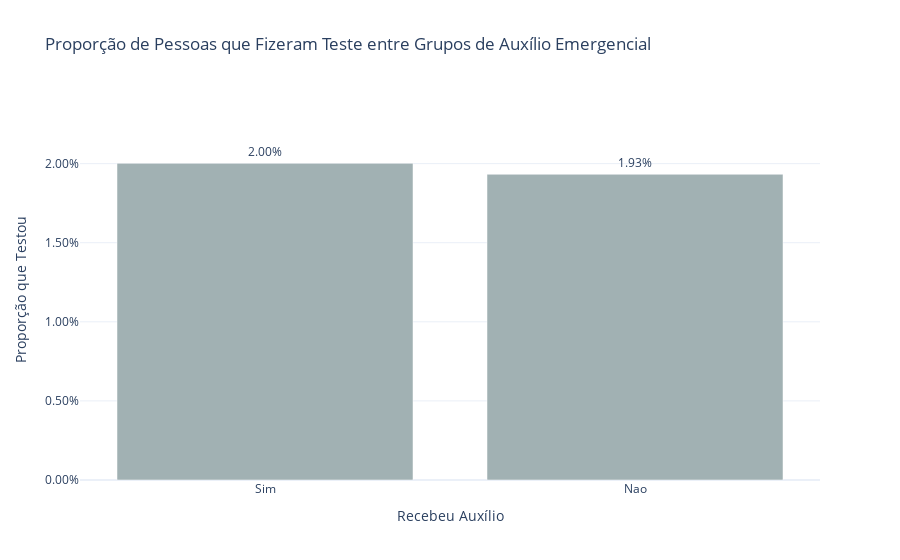

This figure's notebook cell:
### Code cell
query = """
SELECT
  Recebeu_auxilio_emergencial,
  COUNTIF(Fez_teste_covid = 'Sim') AS testou,
  COUNT(*) AS total
FROM `pnad-covid-analise.pnad_covid_data.economia_traduzida` e
JOIN `pnad-covid-analise.pnad_covid_data.comportamento_traduzida` c
  ON e.UF = c.UF AND e.Numero_selecao_domicilio = c.Numero_selecao_domicilio
WHERE Recebeu_auxilio_emergencial IN ('Sim', 'Nao')
GROUP BY Recebeu_auxilio_emergencial
"""
df = client.query(query).to_dataframe()

# Calcular proporção correta dentro de cada grupo
df["proporcao"] = df["testou"] / df["total"]

# Ordenar visualmente
df = df.sort_values("proporcao", ascending=False)

# Gráfico
fig = px.bar(df, x="Recebeu_auxilio_emergencial", y="proporcao", text="proporcao",
             title="Proporção de Pessoas que Fizeram Teste entre Grupos de Auxílio Emergencial",
             labels={"Recebeu_auxilio_emergencial": "Recebeu Auxílio", "proporcao": "Proporção que Testou"},
             color_discrete_sequence=["#A1B1B3"])
fig.update_traces(texttemplate='%{text:.2%}', textposition='outside')
fig.update_layout(template='plotly_white')
fig.update_yaxes(tickformat=".2%", range=[0, df["proporcao"].max() * 1.2])
fig.show()

### Figure 1 — Plotly figure (JSON) as saved in the notebook; plotly's stock layout.template omitted (floating-point values rounded to 4 significant figures)
{"data": [{"hovertemplate": "Recebeu Auxílio=%{x}<br>Proporção que Testou=%{text}<extra></extra>", "legendgroup": "", "marker": {"color": "#A1B1B3", "pattern": {"shape": ""}}, "name": "", "orientation": "v", "showlegend": false, "text": [0.02002, 0.01933], "textposition": "outside", "texttemplate": "%{text:.2%}", "type": "bar", "x": ["Sim", "Nao"], "xaxis": "x", "y": [0.02002, 0.01933], "yaxis": "y"}], "layout": {"barmode": "relative", "legend": {"tracegroupgap": 0}, "title": {"text": "Proporção de Pessoas que Fizeram Teste entre Grupos de Auxílio Emergencial"}, "xaxis": {"anchor": "y", "domain": [0, 1], "title": {"text": "Recebeu Auxílio"}}, "yaxis": {"anchor": "x", "domain": [0, 1], "range": [0, 0.02402], "tickformat": ".2%", "title": {"text": "Proporção que Testou"}}}}
